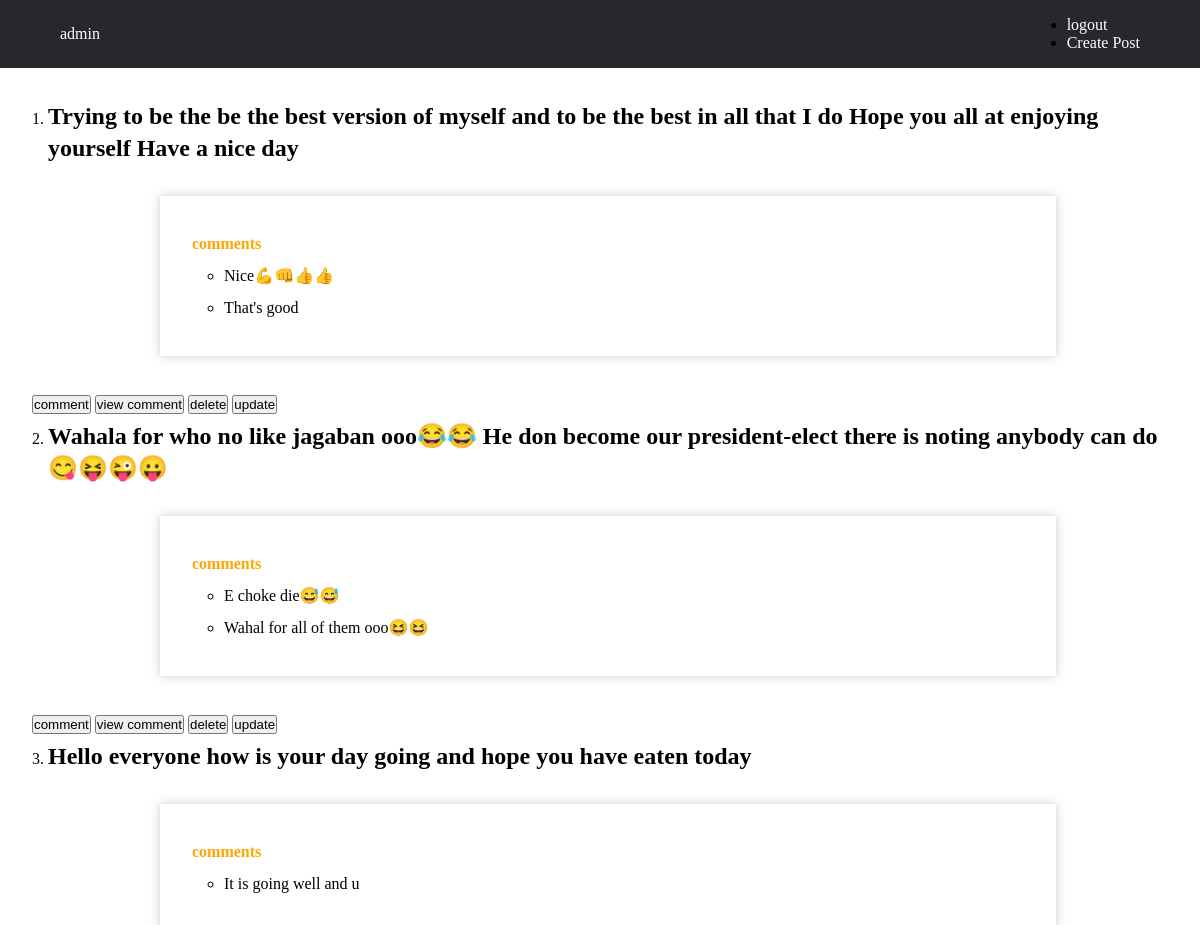
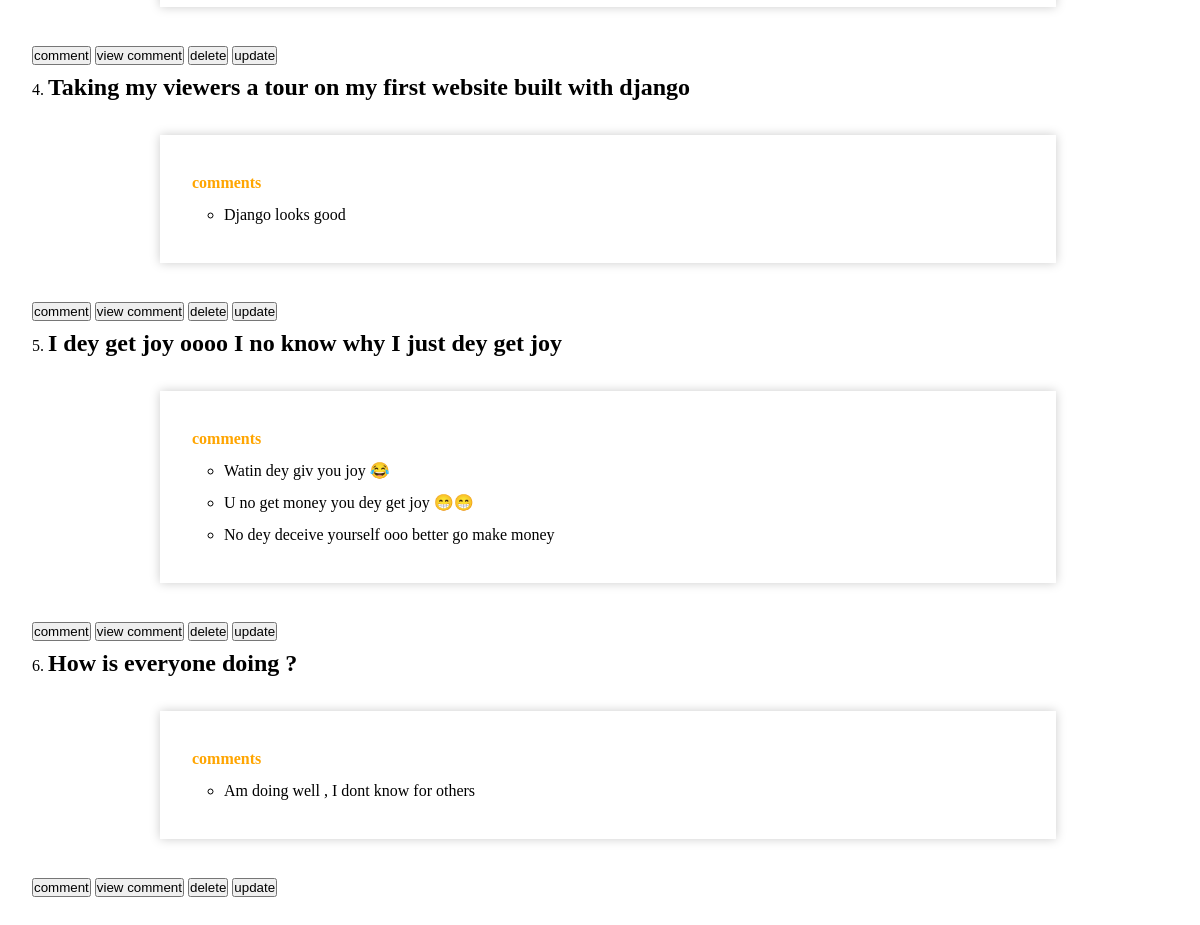
Screenshot of / (signed in) with the database file from the repository (2 pictures, top to bottom).
### myapp/models.py (models this page shows, shortened)
class Posts(models.Model):
	post = models.TextField()
	p_owner = models.ForeignKey(User, on_delete=models.CASCADE)

class Comment(models.Model):
	comment = models.CharField(max_length=120)
	c_owner = models.ForeignKey(Posts, on_delete=models.CASCADE)
	def __str__(self):
		return self.comment

### myapp/views.py (the view)
# urls.py: path("", views.index, name="index"),
def index(request):
	if not request.user.is_authenticated:
		return redirect("signin")
	posts = Posts.objects.filter(p_owner=request.user)
	return render(request, "index.html", {"posts":posts})

### templates/index.html (shortened to what this page needs)
<!DOCTYPE html>
<html lang="en">
<head>
 </head>
 <body>
 	<nav>
 		<a href="{% url 'index' %}">{{ request.user }}</a>
 		<div class="nav_links">
	 		<ul>
	 			{%if not request.user.is_authenticated%}
	 			<li>
	 				<a href="{% url 'signup' %}">Sign Up</a>
	 			</li>
	 			<li>
	 				<a href="{% url 'signin' %}">Sign In</a>
	 			</li>
	 			{% else %}
	 			<li>
	 				<a href="{% url 'logout' %}">logout</a>
	 			</li>
	 			{% endif %}
	 			<li>
	 				<a href="{% url 'post' %}">Create Post</a>
	 			</li>
	 		</ul>
 		</div>
 	</nav>
 	<main>
 		<ol>
 		{% for fpost in posts %}
 			<li>
 				<h2>{{ fpost.post }}</h2>
 				<div class="com_container">
 				<h4>comments</h4>
 				{% for comment in fpost.comment_set.all %}
 					<ul>
 						<li>{{ comment }}</li>
 					</ul>
 				{% endfor %}
 				</div>
 			</li>
 			<a href="{% url 'l_comment' fpost.id%}"><button>comment</button></a>
 			<a href="{% url 'view_comment' fpost.id %}"><button>view comment</button></a>
 			<a href="{% url 'confirm' fpost.id %}"><button>delete</button></a>
 			<a href="{% url 'update' fpost.id%}"><button>update</button></a>
 		{% endfor %}
 		</ol>
 	</main>
 </body>
 </html>

### templates/index.html (style rules this page uses)
* { margin: 0; padding: 0; box-sizing: border-box; }
nav { display: flex; justify-content: space-between; align-items: center; background: #27282c; padding: 1em 5%; }
nav a { color: #fff; text-decoration: none; }
main { margin: 2em; line-height: 2em; }
main ol { margin: 1em 0 0 0; }
main ol li { margin-left: 1em; }
main ul li { margin-left: 2em; }
.com_container { box-shadow: hsl(0,0%,80%) 0 0 10px; width: 80%; margin: 2em auto; padding: 2em; }
h4 { color: orange; }

### rows the page displays
Posts: post "Trying to be the be the best version of myself and to be the best in all that I do Hope you all at enjoying yourself Have a nice day"
Comment: comment "Nice💪👊👍👍"
Comment: comment "That's good"
Posts: post "Wahala for who no like jagaban ooo😂😂 He don become our president-elect there is noting anybody can do 😋😝😜😛"
Comment: comment "E choke die😅😅"
Comment: comment "Wahal for all of them ooo😆😆"
Posts: post "Hello everyone how is your day going and hope you have eaten today"
Comment: comment "It is going well and u"
Posts: post "Taking my viewers a tour on my first website built with django"
Comment: comment "Django looks good"
Posts: post "I dey get joy oooo I no know why I just dey get joy"
Comment: comment "Watin dey giv you joy 😂"
Comment: comment "U no get money you dey get joy 😁😁"
Comment: comment "No dey deceive yourself ooo better go make money"
Posts: post "How is everyone doing ?"
Comment: comment "Am doing well , I dont know for others"

### other values shown
{{ request.user }} "admin"
